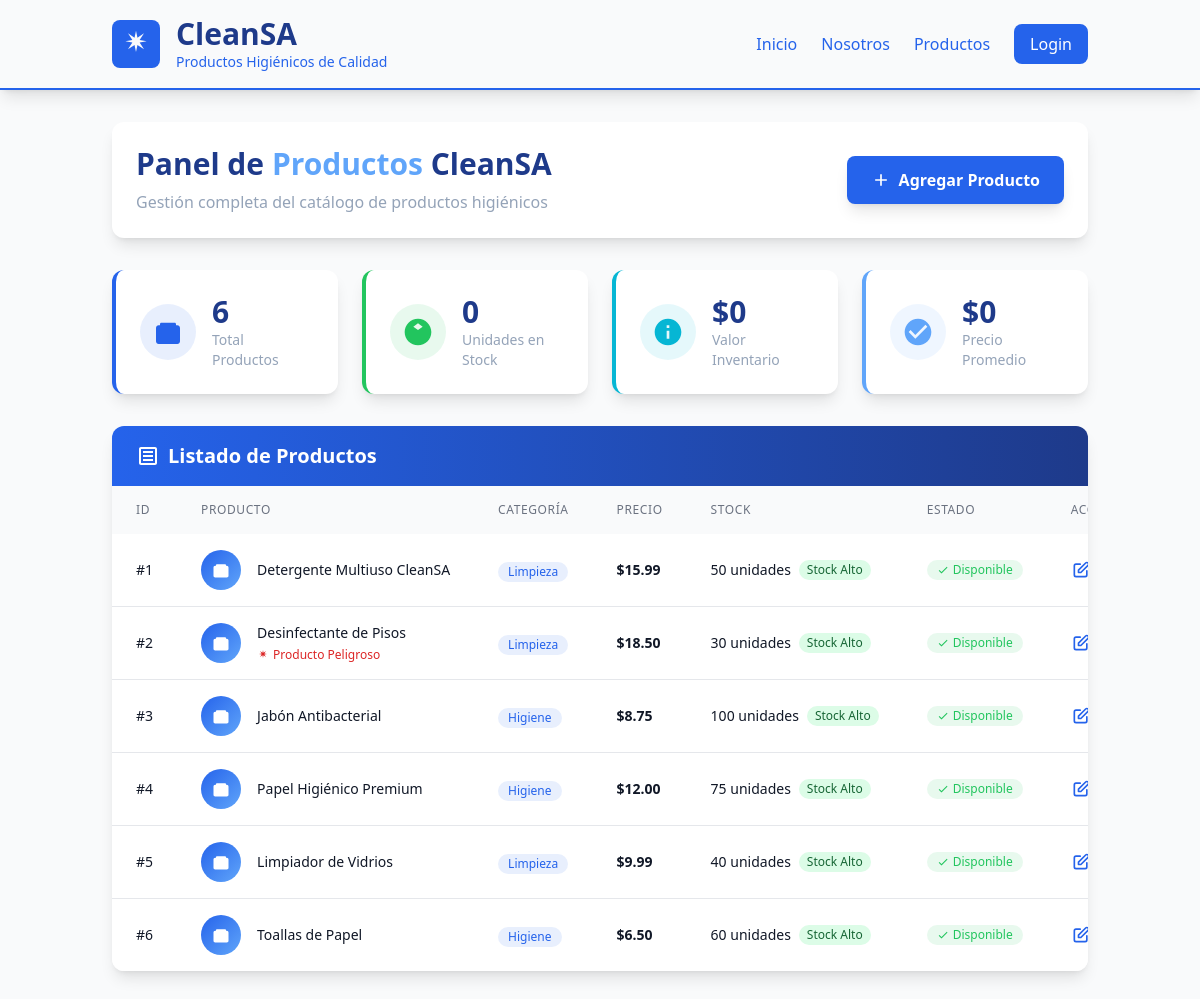
The app's page /products/panel, older data.
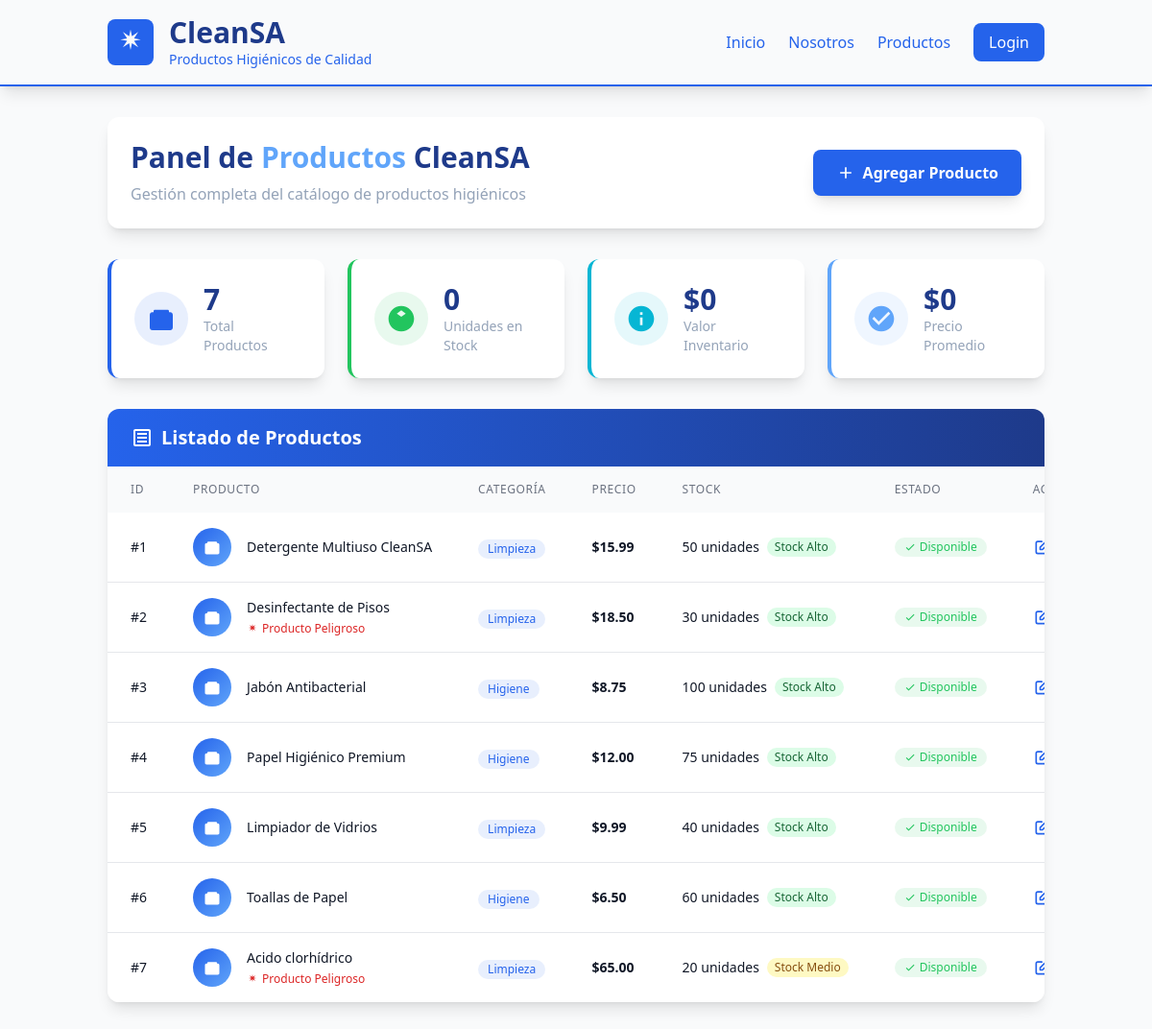
The same page, newer data.
### models.py (models this page shows)
class Producto (database.Model):
    __tablename__ = 'productos'
    id = database.Column(database.Integer, primary_key=True)
    nombre = database.Column(database.String(100), nullable=False)
    precio = database.Column(database.Float, nullable=False)
    stock = database.Column(database.Integer, nullable=False)
    fk_categoria = database.Column(database.Integer,database.ForeignKey('categorias.id'), nullable=False)
    peligroso = database.Column(database.Boolean, nullable=False)

class Categoria (database.Model):
    __tablename__ = 'categorias'
    id = database.Column(database.Integer, primary_key=True)
    nombre = database.Column(database.String(100), nullable=False)

### app/blueprints/products.py (the view)
@products_bp.route('/panel')
def panel():
    try:
        productos = Producto.query.all()
        categorias_list = Categoria.query.all()
        categorias = {cat.id: cat.nombre for cat in categorias_list}
        return render_template('panel_productos.html',
                             productos=productos,
                             categorias=categorias)
    except Exception as e:
        return render_template('panel_productos.html',
                             productos=[],
                             categorias={})

### app/templates/panel_productos.html (shortened to what this page needs)
<!DOCTYPE html>
<html lang="es">
<head>
    <script src="https://cdn.tailwindcss.com"></script>
</head>
<body class="bg-smoke-white min-h-screen">
    {% include 'components/nav.html' %}
    <main class="container mx-auto px-6 py-8">
        <div class="bg-white rounded-xl shadow-lg p-6 mb-8">
            <div class="flex flex-col md:flex-row md:items-center md:justify-between">
                <div>
                    <h1 class="text-3xl font-bold text-dark-teal mb-2">Panel de <span class="text-light-blue">Productos</span> CleanSA</h1>
                    <p class="text-soft-gray">Gestión completa del catálogo de productos higiénicos</p>
                </div>
                <div class="mt-4 md:mt-0">
                    <button id="openModalBtn" class="bg-pro-blue hover:bg-dark-teal text-white px-6 py-3 rounded-lg font-semibold transition-colors shadow-lg flex items-center">
                        <svg class="w-5 h-5 mr-2" fill="currentColor" viewBox="0 0 24 24">
                            <path d="M19 13h-6v6h-2v-6H5v-2h6V5h2v6h6v2z"/>
                        </svg>
                        Agregar Producto
                    </button>
                </div>
            </div>
        </div>
        <div class="grid grid-cols-1 md:grid-cols-4 gap-6 mb-8">
            <div class="bg-white rounded-xl shadow-lg p-6 border-l-4 border-pro-blue">
                <div class="flex items-center">
                    <div class="bg-pro-blue bg-opacity-10 rounded-full p-3 mr-4">
                        <svg class="w-8 h-8 text-pro-blue" fill="currentColor" viewBox="0 0 24 24">
                            <path d="M19 7H18V6C18 5.45 17.55 5 17 5H7C6.45 5 6 5.45 6 6V7H5C3.9 7 3 7.9 3 9V19C3 20.1 3.9 21 5 21H19C20.1 21 21 20.1 21 19V9C21 7.9 20.1 7 19 7Z"/>
                        </svg>
                    </div>
                    <div>
                        <p class="text-3xl font-bold text-dark-teal">{{ productos|length }}</p>
                        <p class="text-soft-gray text-sm">Total Productos</p>
                    </div>
                </div>
            </div>
            <div class="bg-white rounded-xl shadow-lg p-6 border-l-4 border-warm-green">
                <div class="flex items-center">
                    <div class="bg-warm-green bg-opacity-10 rounded-full p-3 mr-4">
                        <svg class="w-8 h-8 text-warm-green" fill="currentColor" viewBox="0 0 24 24">
                            <path d="M12 2C6.48 2 2 6.48 2 12s4.48 10 10 10 10-4.48 10-10S17.52 2 12 2zm3.5 6L12 10.5 8.5 8 12 5.5 15.5 8zM12 13.5L8.5 16 12 18.5 15.5 16 12 13.5z"/>
                        </svg>
                    </div>
                    <div>
                        <p class="text-3xl font-bold text-dark-teal">
                            {% set total_stock = 0 %}
                            {% for producto in productos %}
                                {% set total_stock = total_stock + producto.stock %}
                            {% endfor %}
                            {{ total_stock }}
                        </p>
                        <p class="text-soft-gray text-sm">Unidades en Stock</p>
                    </div>
                </div>
            </div>
            <div class="bg-white rounded-xl shadow-lg p-6 border-l-4 border-light-teal">
                <div class="flex items-center">
                    <div class="bg-light-teal bg-opacity-10 rounded-full p-3 mr-4">
                        <svg class="w-8 h-8 text-light-teal" fill="currentColor" viewBox="0 0 24 24">
                            <path d="M12 2C6.48 2 2 6.48 2 12s4.48 10 10 10 10-4.48 10-10S17.52 2 12 2zm1 15h-2v-6h2v6zm0-8h-2V7h2v2z"/>
                        </svg>
                    </div>
                    <div>
                        <p class="text-3xl font-bold text-dark-teal">
                            {% set valor_total = 0 %}
                            {% for producto in productos %}
                                {% set valor_total = valor_total + (producto.precio * producto.stock) %}
                            {% endfor %}
                            ${{ "{:,.0f}".format(valor_total) }}
                        </p>
                        <p class="text-soft-gray text-sm">Valor Inventario</p>
                    </div>
                </div>
            </div>
            <div class="bg-white rounded-xl shadow-lg p-6 border-l-4 border-light-blue">
                <div class="flex items-center">
                    <div class="bg-light-blue bg-opacity-10 rounded-full p-3 mr-4">
                        <svg class="w-8 h-8 text-light-blue" fill="currentColor" viewBox="0 0 24 24">
                            <path d="M12 2C6.48 2 2 6.48 2 12s4.48 10 10 10 10-4.48 10-10S17.52 2 12 2zm-2 15l-5-5 1.41-1.41L10 14.17l7.59-7.59L19 8l-9 9z"/>
                        </svg>
                    </div>
                    <div>
                        <p class="text-3xl font-bold text-dark-teal">
                            {% if productos %}
                                {% set precio_promedio = 0 %}
                                {% for producto in productos %}
                                    {% set precio_promedio = precio_promedio + producto.precio %}
                                {% endfor %}
                                ${{ "{:,.0f}".format(precio_promedio / productos|length) }}
                            {% else %}
                                $0
                            {% endif %}
                        </p>
                        <p class="text-soft-gray text-sm">Precio Promedio</p>
                    </div>
                </div>
            </div>
        </div>
        <div class="bg-white rounded-xl shadow-lg overflow-hidden">
            <div class="bg-gradient-to-r from-pro-blue to-dark-teal px-6 py-4">
                <h2 class="text-xl font-bold text-white flex items-center">
                    <svg class="w-6 h-6 mr-2" fill="currentColor" viewBox="0 0 24 24">
                        <path d="M19 3H5C3.9 3 3 3.9 3 5V19C3 20.1 3.9 21 5 21H19C20.1 21 21 20.1 21 19V5C21 3.9 20.1 3 19 3ZM19 19H5V5H19V19Z"/>
                        <path d="M7 7H17V9H7V7ZM7 11H17V13H7V11ZM7 15H17V17H7V15Z"/>
                    </svg>
                    Listado de Productos
                </h2>
            </div>
            <div class="overflow-x-auto">
                <table class="w-full">
                    <thead class="bg-gray-50">
                        <tr>
                            <th class="px-6 py-4 text-left text-xs font-medium text-gray-500 uppercase tracking-wider">ID</th>
                            <th class="px-6 py-4 text-left text-xs font-medium text-gray-500 uppercase tracking-wider">Producto</th>
                            <th class="px-6 py-4 text-left text-xs font-medium text-gray-500 uppercase tracking-wider">Categoría</th>
                            <th class="px-6 py-4 text-left text-xs font-medium text-gray-500 uppercase tracking-wider">Precio</th>
                            <th class="px-6 py-4 text-left text-xs font-medium text-gray-500 uppercase tracking-wider">Stock</th>
                            <th class="px-6 py-4 text-left text-xs font-medium text-gray-500 uppercase tracking-wider">Estado</th>
                            <th class="px-6 py-4 text-left text-xs font-medium text-gray-500 uppercase tracking-wider">Acciones</th>
                        </tr>
                    </thead>
                    <tbody class="bg-white divide-y divide-gray-200">
                        {% if productos %}
                            {% for producto in productos %}
                            <tr class="hover:bg-gray-50 transition-colors duration-200">
                                <td class="px-6 py-4 whitespace-nowrap">
                                    <div class="text-sm font-medium text-gray-900">#{{ producto.id }}</div>
                                </td>
                                <td class="px-6 py-4 whitespace-nowrap">
                                    <div class="flex items-center">
                                        <div class="flex-shrink-0 h-10 w-10">
                                            <div class="h-10 w-10 rounded-full bg-gradient-to-br from-pro-blue to-light-blue flex items-center justify-center">
                                                <svg class="w-5 h-5 text-white" fill="currentColor" viewBox="0 0 24 24">
                                                    <path d="M19 7H18V6C18 5.45 17.55 5 17 5H7C6.45 5 6 5.45 6 6V7H5C3.9 7 3 7.9 3 9V19C3 20.1 3.9 21 5 21H19C20.1 21 21 20.1 21 19V9C21 7.9 20.1 7 19 7Z"/>
                                                </svg>
                                            </div>
                                        </div>
                                        <div class="ml-4">
                                            <div class="text-sm font-medium text-gray-900">{{ producto.nombre }}</div>
                                            {% if producto.peligroso %}
                                                <div class="text-xs text-red-600 flex items-center mt-1">
                                                    <svg class="w-3 h-3 mr-1" fill="currentColor" viewBox="0 0 24 24">
                                                        <path d="M12 2L13.09 7.26L18 4L14.74 9.09L20 10L14.74 10.91L18 16L13.09 12.74L12 18L10.91 12.74L6 16L9.26 10.91L4 10L9.26 9.09L6 4L10.91 7.26L12 2Z"/>
                                                    </svg>
                                                    Producto Peligroso
                                                </div>
                                            {% endif %}
                                        </div>
                                    </div>
                                </td>
                                <td class="px-6 py-4 whitespace-nowrap">
                                    <span class="inline-flex items-center px-2.5 py-0.5 rounded-full text-xs font-medium bg-pro-blue bg-opacity-10 text-pro-blue">
                                        {% if categorias %}
                                            {{ categorias.get(producto.fk_categoria, 'Sin categoría') }}
                                        {% else %}
                                            Categoría {{ producto.fk_categoria }}
                                        {% endif %}
                                    </span>
                                </td>
                                <td class="px-6 py-4 whitespace-nowrap">
                                    <div class="text-sm font-semibold text-gray-900">${{ "{:,.2f}".format(producto.precio) }}</div>
                                </td>
                                <td class="px-6 py-4 whitespace-nowrap">
                                    <div class="flex items-center">
                                        <div class="text-sm font-medium text-gray-900">{{ producto.stock }} unidades</div>
                                        {% if producto.stock < 10 %}
                                            <span class="ml-2 inline-flex items-center px-2 py-0.5 rounded-full text-xs font-medium bg-red-100 text-red-800">
                                                Stock Bajo
                                            </span>
                                        {% elif producto.stock < 30 %}
                                            <span class="ml-2 inline-flex items-center px-2 py-0.5 rounded-full text-xs font-medium bg-yellow-100 text-yellow-800">
                                                Stock Medio
                                            </span>
                                        {% else %}
                                            <span class="ml-2 inline-flex items-center px-2 py-0.5 rounded-full text-xs font-medium bg-green-100 text-green-800">
                                                Stock Alto
                                            </span>
                                        {% endif %}
                                    </div>
                                </td>
                                <td class="px-6 py-4 whitespace-nowrap">
                                    {% if producto.stock > 0 %}
                                        <span class="inline-flex items-center px-2.5 py-0.5 rounded-full text-xs font-medium bg-warm-green bg-opacity-10 text-warm-green">
                                            <svg class="w-3 h-3 mr-1" fill="currentColor" viewBox="0 0 24 24">
                                                <path d="M9 16.17L4.83 12l-1.42 1.41L9 19 21 7l-1.41-1.41z"/>
                                            </svg>
                                            Disponible
                                        </span>
                                    {% endif %}
                                </td>
                                <td class="px-6 py-4 whitespace-nowrap text-sm font-medium">
                                    <div class="flex space-x-2">
                                        <button class="text-pro-blue hover:text-dark-teal transition-colors" title="Editar">
                                            <svg class="w-5 h-5" fill="none" stroke="currentColor" viewBox="0 0 24 24">
                                                <path stroke-linecap="round" stroke-linejoin="round" stroke-width="2" d="M11 5H6a2 2 0 00-2 2v11a2 2 0 002 2h11a2 2 0 002-2v-5m-1.414-9.414a2 2 0 112.828 2.828L11.828 15H9v-2.828l8.586-8.586z"/>
                                            </svg>
                                        </button>
                                    </div>
                                </td>
                            </tr>
                            {% endfor %}
                        {% endif %}
                    </tbody>
                </table>
            </div>
        </div>
    </main>
</body>
</html>

Row changes from the older to the newer data that the page shows:
added Producto: id "7", nombre "Acido clorhídrico", peligroso True (drawn), get "Limpieza", precio "65.00", stock "20", shows "Stock Medio", shows "Disponible"
Text that changed along with them:
{{ productos|length }}: "6" → "7"
